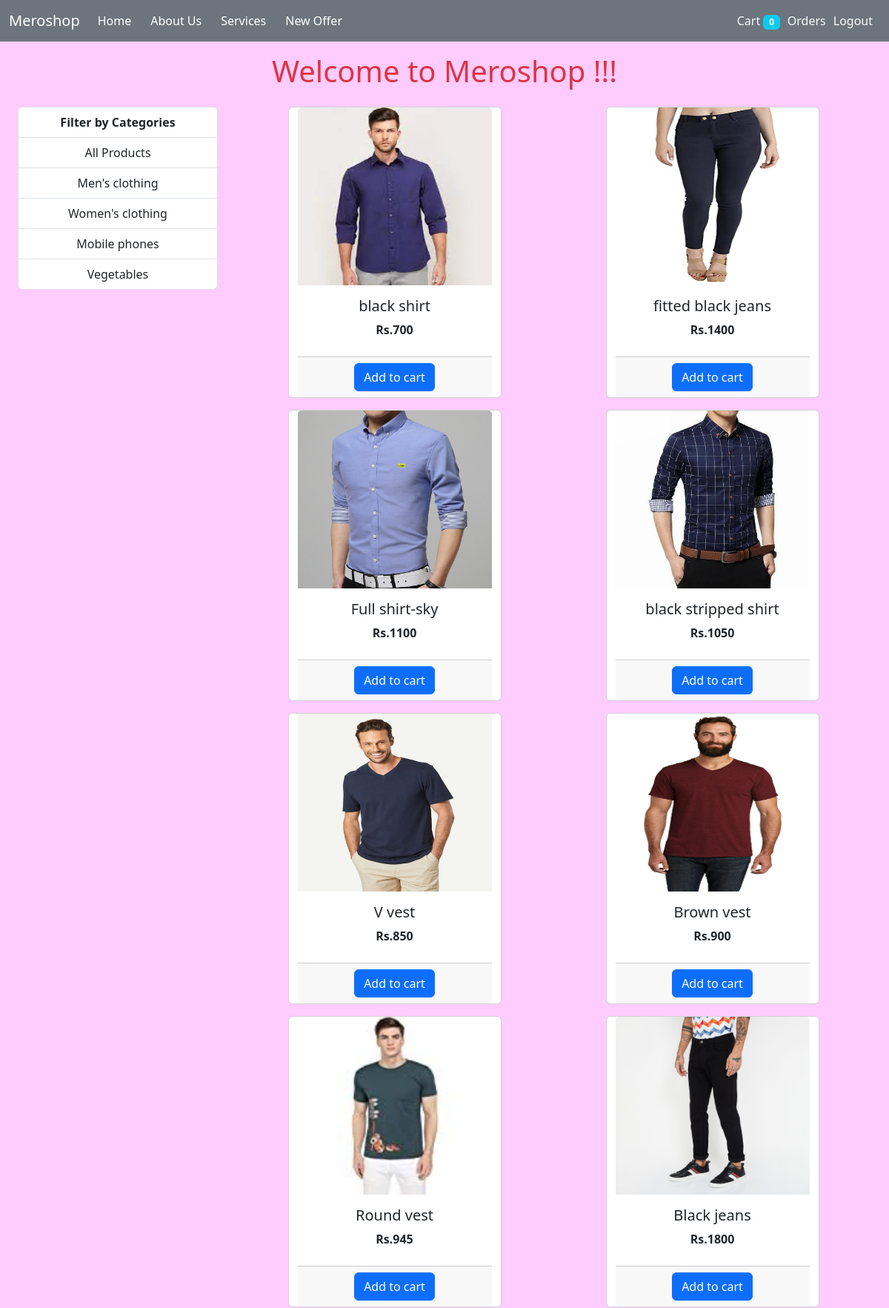
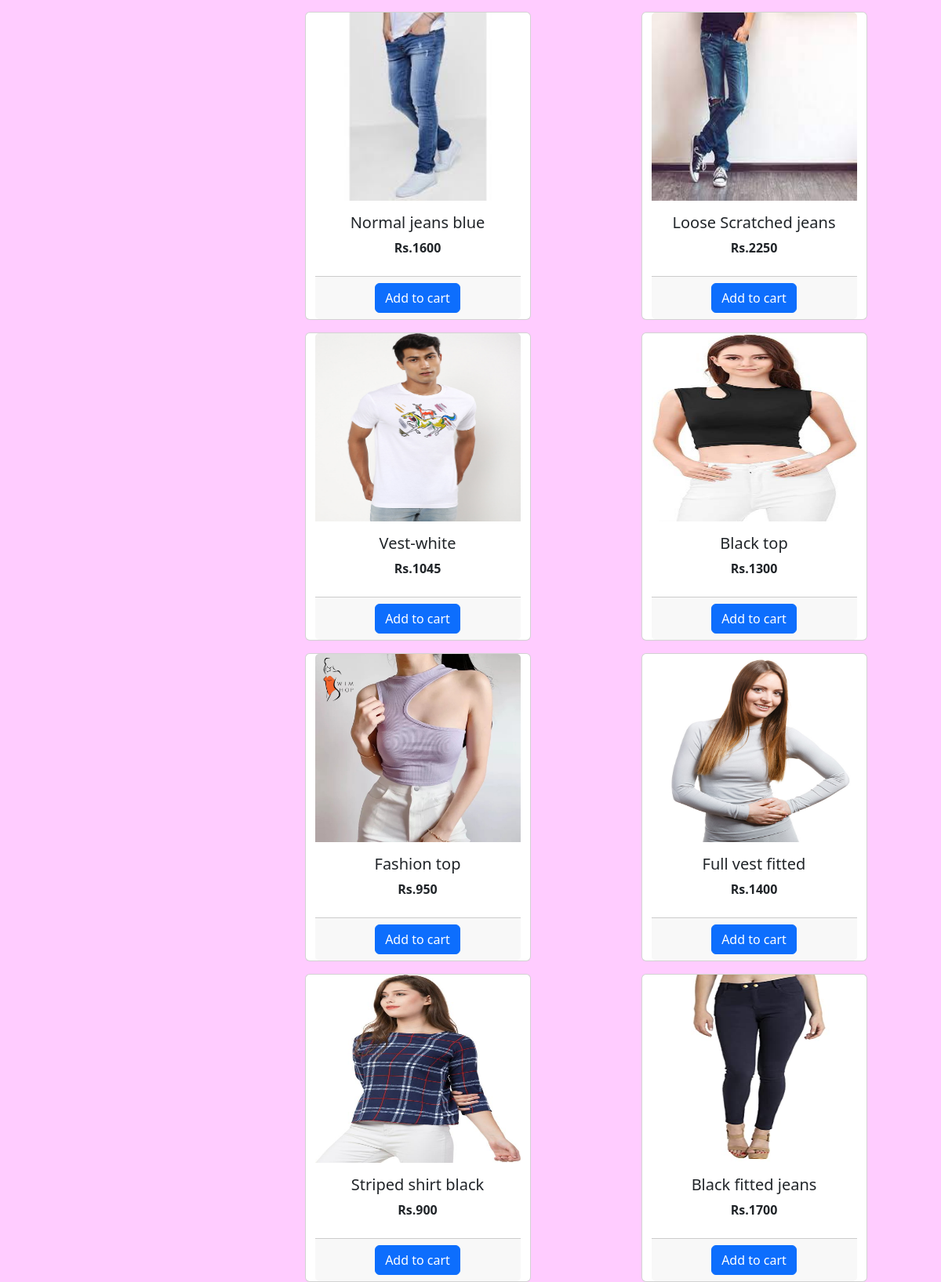
/ (signed in, upper part), run on the app's committed database (2 pictures, top to bottom).
### store/models/category.py (models this page shows, shortened)
class Category(models.Model):
    name = models.CharField(max_length=100)
    @staticmethod
    def collect_categories():
        return Category.objects.all()

### store/models/product.py (models this page shows, shortened)
class Product(models.Model):
    name = models.CharField(max_length=70)
    price = models.IntegerField(default=0)
    category = models.ForeignKey(Category, on_delete=models.CASCADE, default=1)
    description = models.CharField(max_length=200, default='', null=True, blank=True)
    image = models.ImageField(upload_to='product_image/')
    @staticmethod
    def get_all_products():
        return Product.objects.all()

### store/views.py (the view, shortened to what this page needs)
# urls.py: path('', Index.as_view(), name = 'indexpage'),
class Index(View):
    def get(self, request):
        cart = request.session.get('cart')
        if not cart:
            request.session['cart'] = {} # if nothing is in cart, assign empty dictionary. revomes variable doen't exist error
        products = None
        categories = Category.collect_categories()
        category_id = request.GET.get('category')
        if category_id:
            products = Product.get_all_products_by_categoris_id(category_id)
        else:
            products = Product.get_all_products()
        return render(request, 'index.html', {'products': products, 'categories':categories})

### store/templatetags/cart.py (called while the page is built)
@register.filter(name = 'is_in_cart')
def is_in_cart(product,cart):
    keys = cart.keys()
    for id in keys:
        if int(id) == product.id:
            return True
    return False

### store/templates/index.html (shortened to what this page needs)
{% extends 'base.html' %}
{% load cart %}
{% block content %}
<div class="container-fluid mt-3">
  <div class="row">
    <div class="col-lg-3">
      <div class="list-group mx-auto text-center">
        <a href="#" class="list-group-item list-group-item-action"><strong>Filter by Categories</strong></a>
        <a href="/" class="list-group-item list-group-item-action">All Products</a>
        {% for category in categories %}
        <a href="/?category= {{category.id}}" class="list-group-item list-group-item-action">{{category.name}}</a>
        {% endfor %}
      </div>
    </div>
    <div class="col-lg-9">
      <div class="row mx-auto" >
       {% for product in products %}
       <div class="card mx-auto mb-3" id="{{product.id}}" style="width: 18rem; display: block;">
       <img src="{{product.image.url}}" class="card-img-top" alt="...">
       <div class="card-body d-block">
       <h5 class="card-title text-center">{{product.name}}</h5>
       <p class="card-title text-center"><strong>Rs.{{product.price}}</strong></p>
      </div>
       <div class="row card-footer text-center mx-auto no-gutters">
        {% if product|is_in_cart:request.session.cart %}
        <div class="row btn-center">
          <form class="col-2"action="/#{{product.id}}" method="POST">
            {% csrf_token %}
            <input hidden type="text" name="product" value="{{product.id}}">
            <input hidden type="text" name="remove" value="True">
            <input type="submit" value="-" class="btn btn-block  btn-primary">
          </form>
          <div class="text-center col">{{ product|cart_quantity:request.session.cart }} in Cart</div>
              <form class="col-2"action="/#{{product.id}}" method="POST">
                {% csrf_token %}
                <input hidden type="text" name="product" value="{{product.id}}">
                <input type="submit" value="+" class="btn btn-block  btn-primary">
              </form>
          </div>
          {% else %}
        <form action="/#{{product.id}}" method="POST">
          <input type="submit" class="btn btn-primary" value="Add to cart">
        </form>
         {% endif %}
       </div>
       </div>
       {% endfor %}
      </div>
    </div>
  </div>
  </div>
{% endblock %}

### store/static/css/style.css (style rules this page uses)
body { background-color: #ffccff; }
.card-img-top { width: 100%; height: 20vw; }

### data on the page
Category: name "Men's clothing"
Category: name "Women's clothing"
Category: name "Mobile phones"
Category: name "Vegetables"
Product: {{ product.id }} 1 (drawn), image (picture), name "black shirt", price "700"
Product: image (picture), name "fitted black jeans", price "1400"
Product: image (picture), name "Full shirt-sky", price "1100"
Product: image (picture), name "black stripped shirt", price "1050"
Product: image (picture), name "V vest", price "850"
Product: image (picture), name "Brown vest", price "900"
Product: image (picture), name "Round vest", price "945"
Product: image (picture), name "Black jeans", price "1800"
Product: image (picture), name "Normal jeans blue", price "1600"
Product: image (picture), name "Loose Scratched jeans", price "2250"
Product: image (picture), name "Vest-white", price "1045"
Product: image (picture), name "Black top", price "1300"
Product: image (picture), name "Fashion top", price "950"
Product: image (picture), name "Full vest fitted", price "1400"
Product: image (picture), name "Striped shirt black", price "900"
Product: image (picture), name "Black fitted jeans", price "1700"

### other printed values
{{ request.session.cart.keys|length }} "0"
